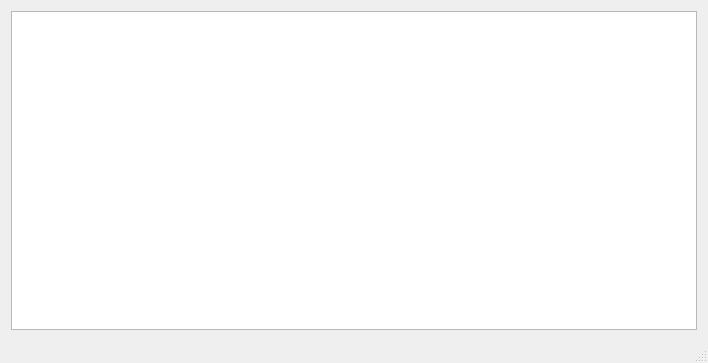
<?xml version="1.0" encoding="UTF-8"?>
<ui version="4.0">
 <class>MainWindow</class>
 <widget class="QMainWindow" name="MainWindow">
  <property name="geometry">
   <rect>
    <x>0</x>
    <y>0</y>
    <width>708</width>
    <height>363</height>
   </rect>
  </property>
  <property name="windowTitle">
   <string>FlappyBird</string>
  </property>
  <property name="windowOpacity">
   <double>1.000000000000000</double>
  </property>
  <widget class="QWidget" name="centralWidget">
   <layout class="QHBoxLayout" name="horizontalLayout">
    <item>
     <widget class="QGraphicsView" name="graphicsView">
      <property name="sizePolicy">
       <sizepolicy hsizetype="Expanding" vsizetype="Expanding">
        <horstretch>0</horstretch>
        <verstretch>0</verstretch>
       </sizepolicy>
      </property>
      <property name="cursor" stdset="0">
       <cursorShape>CrossCursor</cursorShape>
      </property>
      <property name="mouseTracking">
       <bool>false</bool>
      </property>
      <property name="acceptDrops">
       <bool>false</bool>
      </property>
      <property name="sizeAdjustPolicy">
       <enum>QAbstractScrollArea::AdjustToContents</enum>
      </property>
     </widget>
    </item>
   </layout>
  </widget>
  <widget class="QMenuBar" name="menuBar">
   <property name="geometry">
    <rect>
     <x>0</x>
     <y>0</y>
     <width>708</width>
     <height>21</height>
    </rect>
   </property>
  </widget>
  <widget class="QStatusBar" name="statusBar"/>
 </widget>
 <layoutdefault spacing="6" margin="11"/>
 <resources/>
 <connections/>
</ui>
